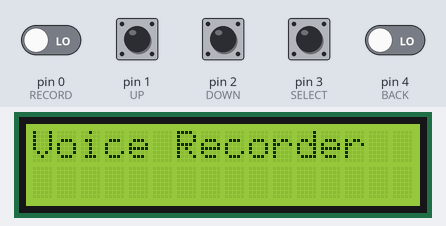
A sketch run on a simulated Arduino Uno, built with avr-gcc and run on an emulated ATmega328P. On the bench: 16×2 character LCD. The test bench sets the inputs (shaded band); at power-on: pin 0 (RECORD), pin 1 (UP), pin 2 (DOWN), pin 3 (SELECT), pin 4 (BACK) LOW.

Above: at 1.2 s.
1.3 s: pin 0 (RECORD) driven HIGH
At 1.51 s:
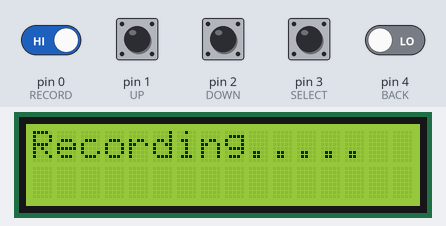
2.9 s: pin 0 (RECORD) driven LOW
At 3.7 s:
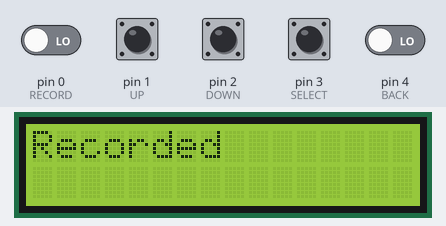
4.5 s: pin 3 (SELECT) pulled HIGH for 0.15 s
At 5.2 s:
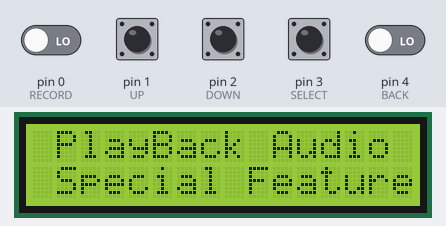
6.1 s: pin 1 (UP) pulled HIGH for 0.15 s
At 7.3 s:
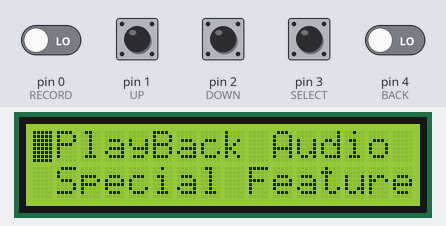
7.7 s: pin 3 (SELECT) pulled HIGH for 1 s
At 8.8 s:
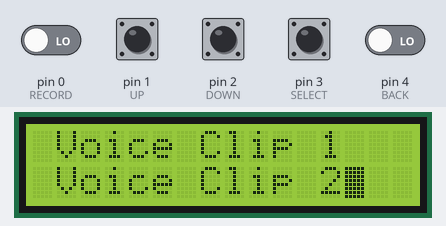
10.2 s: pin 2 (DOWN) pulled HIGH for 0.15 s
At 10.5 s:
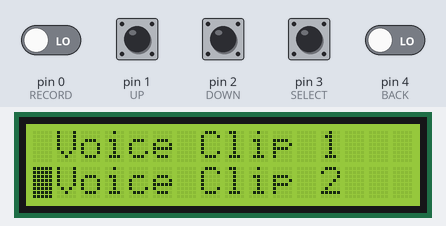
Timing chart, 0 to 12.8 s (numbered marks = the images above; inputs shaded):
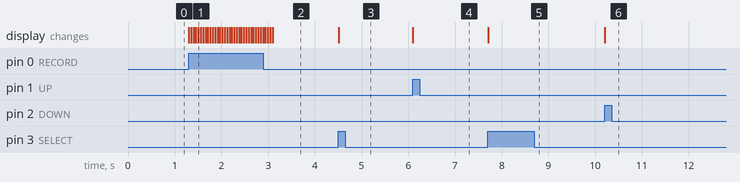

The sketch:

LCD_Display_code.ino
```cpp
#include <LiquidCrystal.h>

const int rs = 13, en = 12, d4 = 11, d5 = 10, d6 = 9, d7 = 8;
LiquidCrystal lcd(rs,en,d4,d5,d6,d7);
int RECORD = 0, UP = 1, DOWN = 2, SELECT = 3, BACK = 4;
int RECval, UPval, DOWNval, SELval, BACKval;
int Row = 0, Screen = 1;

void setup() {
  // put your setup code here, to run once:
  lcd.begin(16,2);
  pinMode (RECORD,INPUT);
  pinMode (UP,INPUT);
  pinMode (DOWN,INPUT);
  pinMode (SELECT,INPUT);
  pinMode (BACK,INPUT);
  lcd.print("Voice Recorder");
}

void loop() {
  // put your main code here, to run repeatedly:
  RECval = digitalRead(RECORD);
  UPval = digitalRead(UP);
  DOWNval = digitalRead(DOWN);
  SELval = digitalRead(SELECT);
  BACKval = digitalRead(BACK);

  Recording();
  Navigate();
  if (SELval == 1 and Screen == 1 and Row == 0){
    Menu();
  }
  PlayBackAudio();
  SpecialFeatures();
  Back();
}

void Recording(){
    if (RECval == 1){
    lcd.noBlink();
    while (RECval == 1){
      lcd.clear();
      lcd.print("Recording");
      for (int i = 0; i <= 4; i++) {
      lcd.print(".");
      delay(50);
      }
      RECval = digitalRead(RECORD);
      lcd.clear();
    }
    lcd.print("Recorded");
    Row = 0;
    Screen = 1;
  }
}

void Navigate(){
  if (UPval == 1){
    lcd.setCursor(0,0);
    lcd.blink();
    Row = 1;
  }

  if (DOWNval == 1){
    lcd.setCursor(0,1);
    lcd.blink();
    Row = 2;
  }
}

void Menu(){
    lcd.clear();
    lcd.setCursor(1,0);
    lcd.print("PlayBack Audio");
    lcd.setCursor(1,1);
    lcd.print("Special Features");
    Screen = 1;
}

void PlayBackAudio(){
  if (SELval == 1 and Row == 1 and Screen == 1){
    lcd.clear();
    lcd.setCursor(1,0);
    lcd.print("Voice Clip 1");
    lcd.setCursor(1,1);
    lcd.print("Voice Clip 2");
    delay(10);
    Screen = 2;
  }
}

void SpecialFeatures(){
  if (SELval == 1 and Row == 2 and Screen == 1){
    lcd.clear();
    lcd.setCursor(1,0);
    lcd.print("Effect 1");
    lcd.setCursor(1,1);
    lcd.print("Effect 2");
    Screen = 3;
  }
}

void Back(){
  if (BACKval == 1 and (Screen == 2 or Screen == 3)){
    Menu();
  }
}
```

Measured:
- after the input at 1.3 s, the display: first changes at once (image 1 shows a later state)
- after the input at 2.9 s, the display: first differs from a run without the input after 0.20 s (image 2)
- after the input at 4.5 s, the display: changes at once (image 3)
- after the input at 6.1 s, the display: changes at once (image 4)
- after the input at 7.7 s, the display: changes at once (image 5)
- after the input at 10.2 s, the display: changes at once (image 6)
